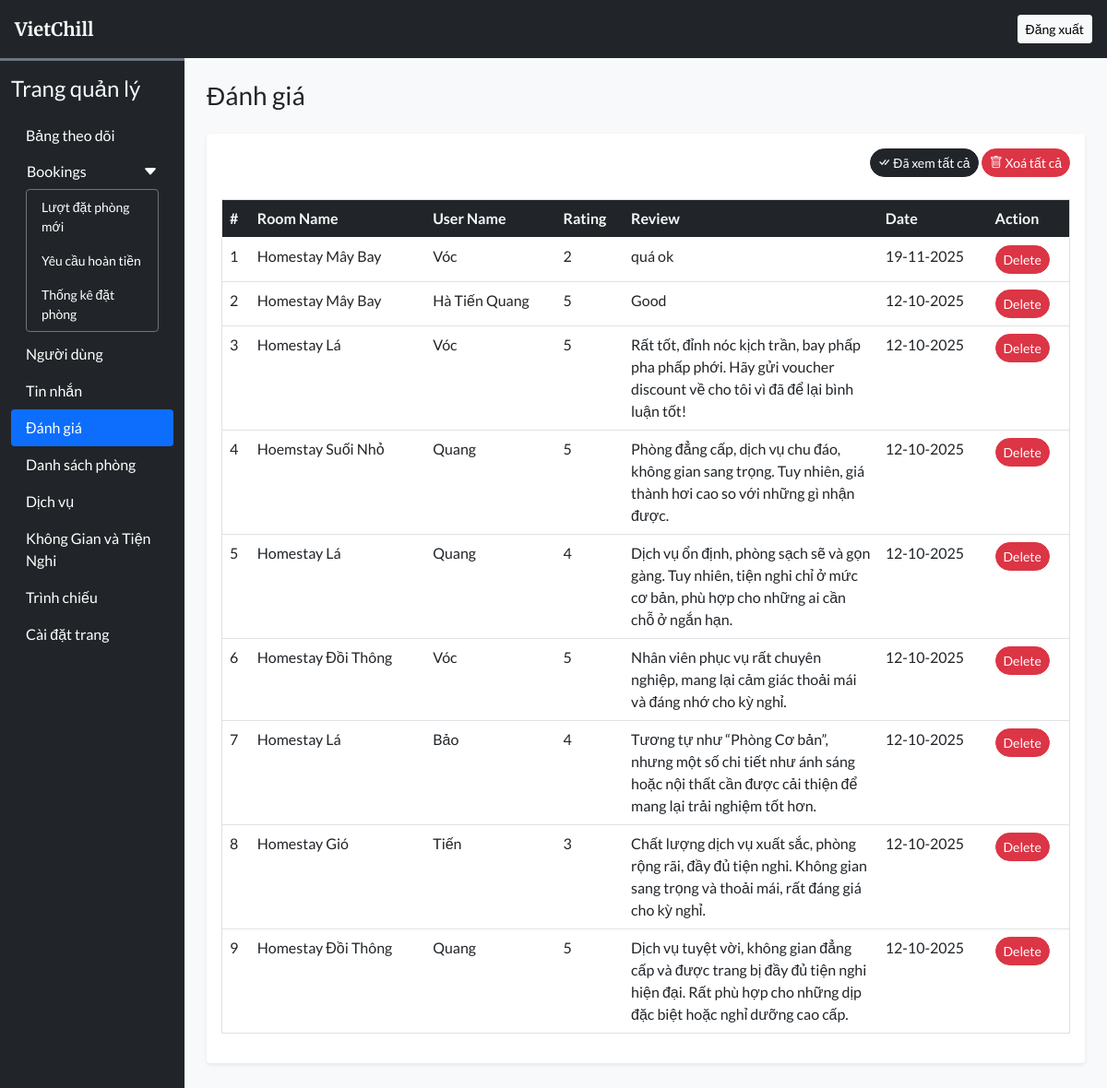
Page /admin/rate_review.php (signed in) on the committed database.
### tables this page shows
CREATE TABLE `rating_review` (
  `sr_no` int(11) NOT NULL,
  `booking_id` int(11) NOT NULL,
  `room_id` int(11) NOT NULL,
  `user_id` int(11) NOT NULL,
  `rating` int(11) NOT NULL,
  `review` varchar(200) NOT NULL,
  `seen` int(11) NOT NULL DEFAULT 0,
  `datentime` datetime NOT NULL DEFAULT current_timestamp()
);

CREATE TABLE `rooms` (
  `id` int(11) NOT NULL,
  `name` varchar(150) NOT NULL,
  `area` int(11) NOT NULL,
  `price` int(11) NOT NULL,
  `quantity` int(11) NOT NULL,
  `adult` int(11) NOT NULL,
  `children` int(11) NOT NULL,
  `description` varchar(350) NOT NULL,
  `status` tinyint(4) NOT NULL DEFAULT 1,
  `removed` int(11) NOT NULL DEFAULT 0
);

CREATE TABLE `user_cred` (
  `id` int(11) NOT NULL,
  `name` varchar(100) NOT NULL,
  `email` varchar(150) NOT NULL,
  `address` varchar(120) NOT NULL,
  `phonenum` varchar(100) NOT NULL,
  `pincode` int(11) NOT NULL,
  `dob` date NOT NULL,
  `profile` varchar(100) NOT NULL DEFAULT 'chill-guy.png',
  `password` varchar(200) NOT NULL,
  `is_verified` int(11) NOT NULL DEFAULT 0,
  `token` varchar(200) DEFAULT NULL,
  `t_expire` date DEFAULT NULL,
  `status` int(11) NOT NULL DEFAULT 1,
  `datentime` datetime NOT NULL DEFAULT current_timestamp()
);

### admin/rate_review.php (the view, shortened to what this page needs)
<!DOCTYPE html>
<html lang="en">
<head>
  <?php require('inc/links.php'); ?>
</head>
<body class="bg-light">
  <?php require('inc/header.php'); ?>
  <div class="container-fluid" id="main-content">
    <div class="row">
      <div class="col-lg-10 ms-auto p-4 overflow-hidden">
        <h3 class="mb-4">Đánh giá</h3>
        <div class="card border-0 shadow-sm mb-4">
          <div class="card-body">
            <div class="text-end mb-4">
              <a href="?seen=all" class="btn btn-dark rounded-pill shadow-none btn-sm">
                <i class="bi bi-check-all"></i> Đã xem tất cả
              </a>
              <a href="?del=all" class="btn btn-danger rounded-pill shadow-none btn-sm">
                <i class="bi bi-trash"></i> Xoá tất cả
              </a>
            </div>
            <div class="table-responsive-md">
              <table class="table table-hover border">
                <thead>
                  <tr class="bg-dark text-light">
                    <th scope="col">#</th>
                    <th scope="col">Room Name</th>
                    <th scope="col">User Name</th>
                    <th scope="col">Rating</th>
                    <th scope="col" width="30%">Review</th>
                    <th scope="col">Date</th>
                    <th scope="col">Action</th>
                  </tr>
                </thead>
                <tbody>
                  <?php
                    $q = "SELECT rr.*,uc.name AS uname, r.name AS rname FROM `rating_review` rr
                      INNER JOIN `user_cred` uc ON rr.user_id = uc.id
                      INNER JOIN `rooms` r ON rr.room_id = r.id
                      ORDER BY `sr_no` DESC";
                    $data = mysqli_query($con,$q);
                    $i=1;
                    while($row = mysqli_fetch_assoc($data))
                    {
                      $date = date('d-m-Y',strtotime($row['datentime']));
                      $seen='';
                      $seen.="<a href='?del=$row[sr_no]' class='btn btn-sm rounded-pill btn-danger'>Delete</a>";
                      echo<<<query
                        <tr>
                          <td>$i</td>
                          <td>$row[rname]</td>
                          <td>$row[uname]</td>
                          <td>$row[rating]</td>
                          <td>$row[review]</td>
                          <td>$date</td>
                          <td>$seen</td>
                        </tr>
                      query;
                      $i++;
                    }
                  ?>
                </tbody>
              </table>
            </div>
          </div>
        </div>
      </div>
    </div>
  </div>
</body>
</html>

### admin/css/common.css (style rules this page uses)
:root { --teal: #2ec1ac; --teal_hover: #279e8c; }
* { font-family: 'Lato', sans-serif; }

### rows in the picture
rating_review: room.name "Homestay Mây Bay", user.name "Vóc", rating "2", review "quá ok", datentime "19-11-2025"
rating_review: room.name "Homestay Mây Bay", user.name "Hà Tiến Quang", rating "5", review "Good", datentime "12-10-2025"
rating_review: room.name "Homestay Lá", user.name "Vóc", rating "5", review "Rất tốt, đỉnh nóc kịch trần, bay phấp pha phấp phới. Hãy gửi voucher discount về cho tôi vì đã để lại bình luận tốt!", datentime "12-10-2025"
rating_review: room.name "Hoemstay Suối Nhỏ", user.name "Quang", rating "5", review "Phòng đẳng cấp, dịch vụ chu đáo, không gian sang trọng. Tuy nhiên, giá thành hơi cao so với những gì nhận được.", datentime "12-10-2025"
rating_review: room.name "Homestay Lá", user.name "Quang", rating "4", review "Dịch vụ ổn định, phòng sạch sẽ và gọn gàng. Tuy nhiên, tiện nghi chỉ ở mức cơ bản, phù hợp cho những ai cần chỗ ở ngắn hạn.", datentime "12-10-2025"
rating_review: room.name "Homestay Đồi Thông", user.name "Vóc", rating "5", review "Nhân viên phục vụ rất chuyên nghiệp, mang lại cảm giác thoải mái và đáng nhớ cho kỳ nghỉ.", datentime "12-10-2025"
rating_review: room.name "Homestay Lá", user.name "Bảo", rating "4", review "Tương tự như “Phòng Cơ bản”, nhưng một số chi tiết như ánh sáng hoặc nội thất cần được cải thiện để mang lại trải nghiệm tốt hơn.", datentime "12-10-2025"
rating_review: room.name "Homestay Gió", user.name "Tiến", rating "3", review "Chất lượng dịch vụ xuất sắc, phòng rộng rãi, đầy đủ tiện nghi. Không gian sang trọng và thoải mái, rất đáng giá cho kỳ nghỉ.", datentime "12-10-2025"
rating_review: room.name "Homestay Đồi Thông", user.name "Quang", rating "5", review "Dịch vụ tuyệt vời, không gian đẳng cấp và được trang bị đầy đủ tiện nghi hiện đại. Rất phù hợp cho những dịp đặc biệt hoặc nghỉ dưỡng cao cấp.", datentime "12-10-2025"
